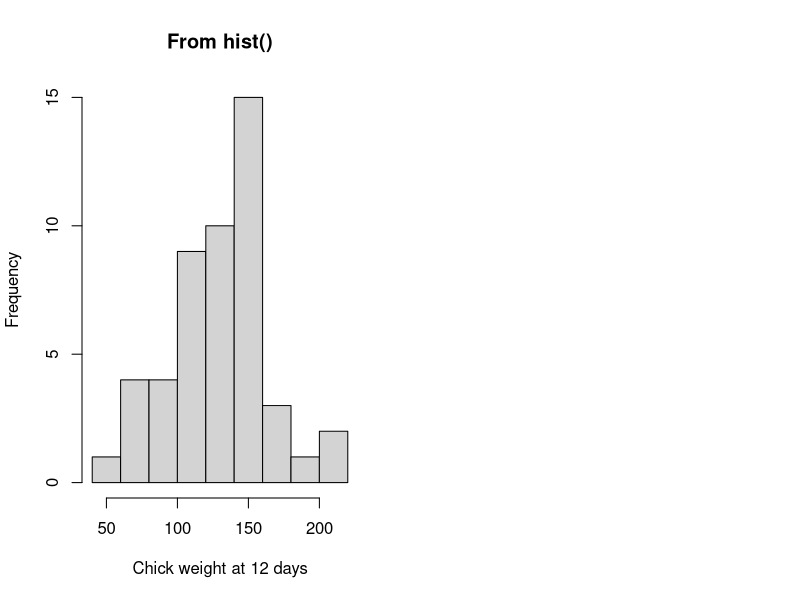

Source code (R): (Note: this script raises an error after producing the figure.)
par(mfrow=c(1,2))
index12 <- which(ChickWeight$Time == 12)
wts12 <- ChickWeight$weight[index12]
hist(wts12, main = "From hist()", xlab="Chick weight at 12 days")
truehist(wts12, main = "From truehist()", xlab="Chick weight at 12 days")
